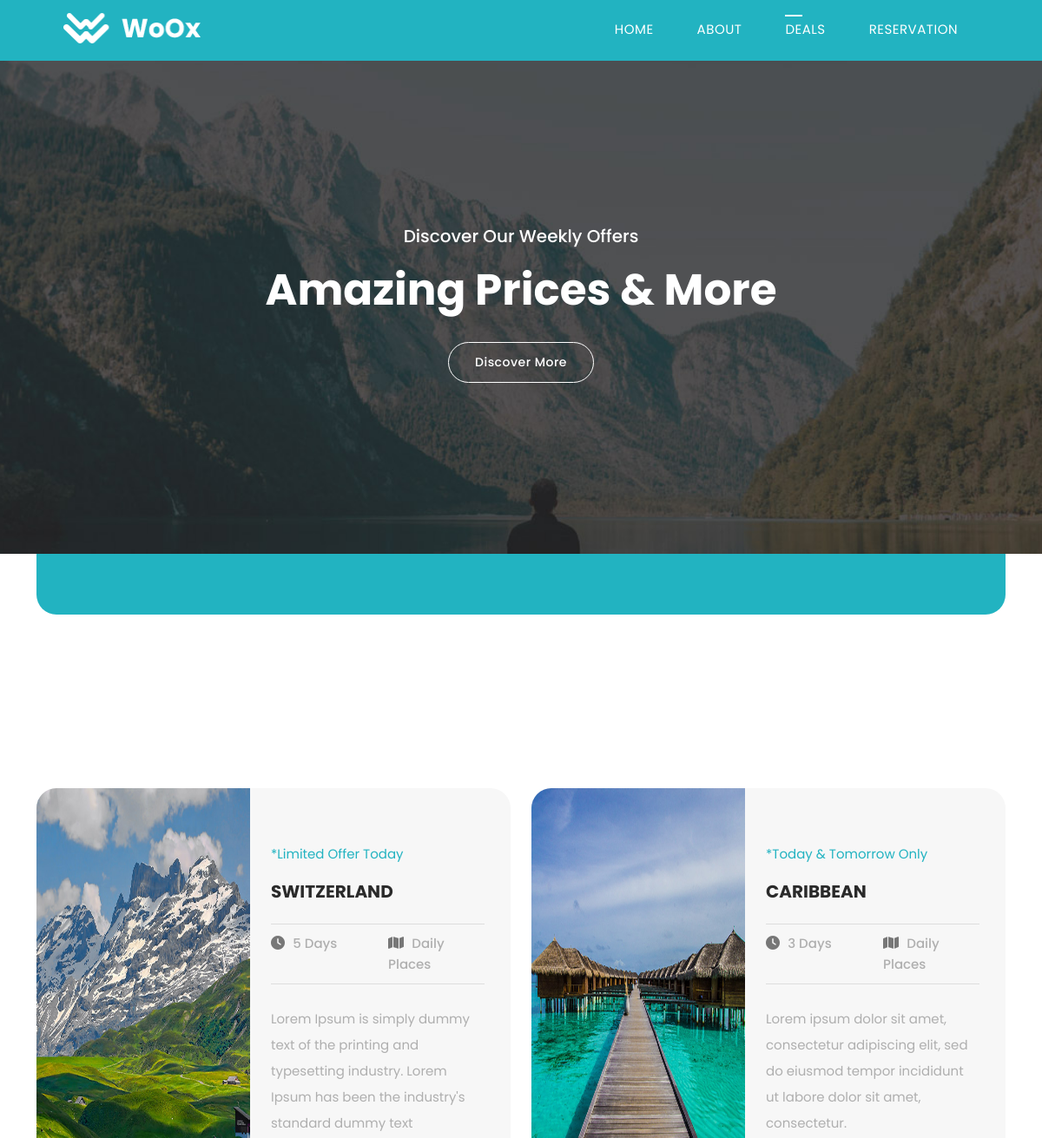
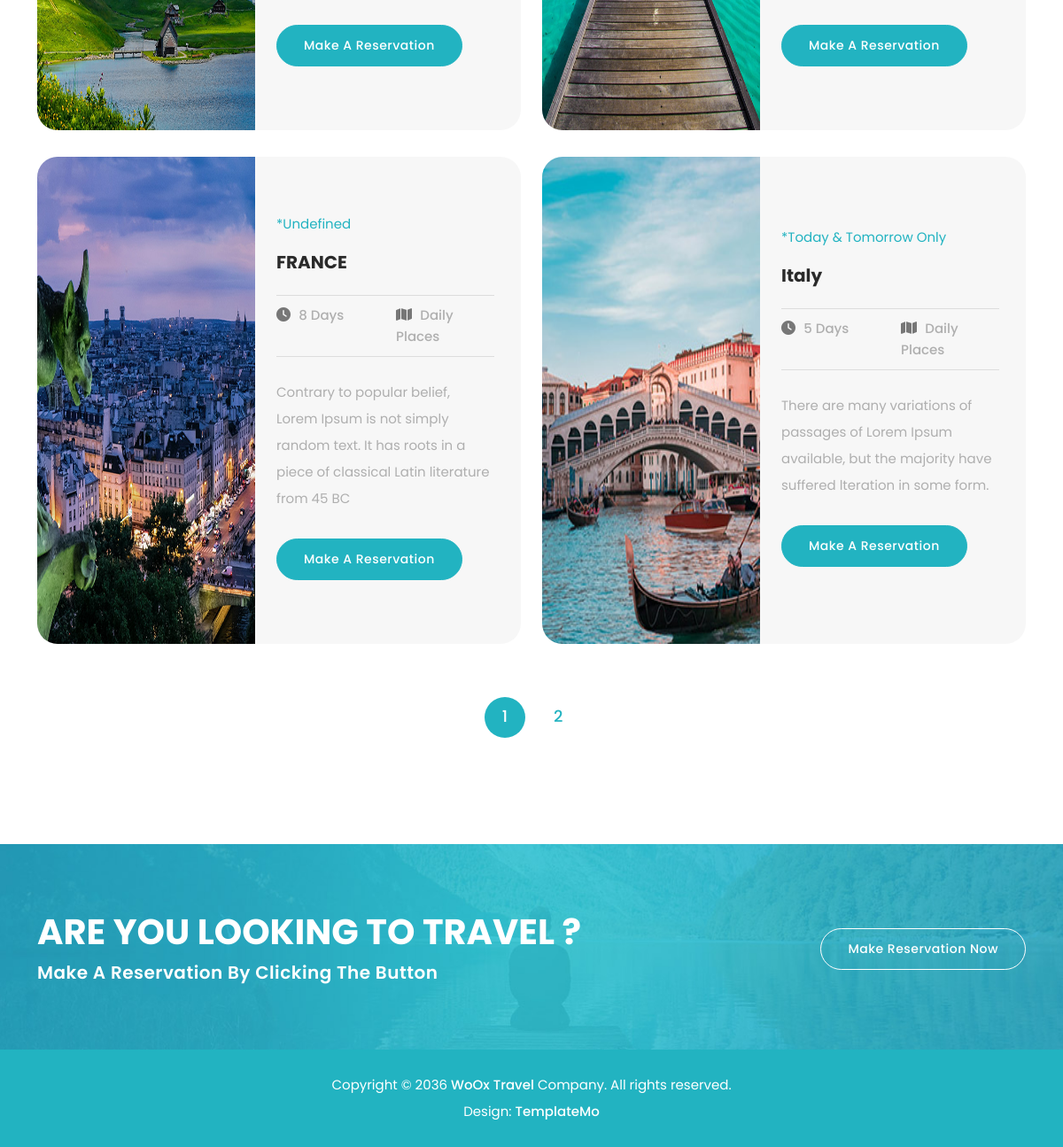
Page /deals on the committed database (2 pictures, top to bottom).
### main/models.py (models this page shows, shortened)
class Header(models.Model):
    img = models.ImageField('Image', upload_to='images')
    path1 = models.CharField('Path 1', max_length=50)
    path2 = models.CharField('Path 2', max_length=50)
    path3 = models.CharField('Path 3', max_length=50)
    path4 = models.CharField('Path 4', max_length=50)
    class Meta:
        verbose_name = 'Header'
        verbose_name_plural = 'Header'

class Deal(models.Model):
    img = models.ImageField('Background Image', upload_to='images')
    title1 = models.CharField('Title 1', max_length=60)
    subtitle = models.CharField('Subtitle', max_length=80)
    btn_name1 = models.CharField('Button Name 1', max_length=40)
    title2 = models.CharField('Title 2', max_length=60)
    text = models.TextField('Text')
    daily = models.CharField('Daily', max_length=50)
    btn_name2 = models.CharField('Button Name 2', max_length=40)
    general_title = models.CharField('Page Title', max_length=50)

class DealContent(models.Model):
    img = models.ImageField('Image', upload_to='images')
    country = models.CharField('Country', max_length=60)
    place = models.CharField('Place', max_length=60)
    text = models.TextField('Text')
    people = models.CharField('People', max_length=30)
    area = models.CharField('Area', max_length=30)
    money = models.CharField('Money', max_length=25)
    title = models.CharField('Title', max_length=60)
    days = models.CharField('Days', max_length=20)
    to_check = models.BooleanField('To Check', blank=True)

class ReservationOffer(models.Model):
    img = models.ImageField('Background Image', upload_to='images')
    title = models.CharField('Title', max_length=50)
    subtitle = models.CharField('Subtitle', max_length=80)
    btn_name = models.CharField('Button Name', max_length=40)

### main/views.py (the view)
# urls.py: path('deals', views.deals, name='deals'),
def deals(request):
    deal = Deal.objects.all()[0]
    deal_content = DealContent.objects.all()
    page = request.GET.get('page')
    num_of_items = 4
    paginator = Paginator(deal_content, num_of_items)
    try:
        deal_content = paginator.page(page)
    except PageNotAnInteger:
        page = 1
        deal_content = paginator.page(page)
    except EmptyPage:
        page = paginator.num_pages
        deal_content = paginator.page(page)
    return render(request, 'main/deals.html', context={
        'link':'deals',
        'header':double_content()[0],
        'deal':deal,
        'deal_content':deal_content,
        'paginator':paginator,
        'reservation_offer':double_content()[1],
        'footer':double_content()[2]
    })

### main/views.py (called while the page is built)
def double_content():
    header = Header.objects.all()[0]
    reservation_offer = ReservationOffer.objects.all()[0]
    footer = Footer.objects.all()[0]
    return [header, reservation_offer, footer]

### main/templates/main/deals.html (shortened to what this page needs)
{% extends 'main/base.html' %}
  {% block body %}
    <div style="background-image: url({{ deal.img.url }});" class="page-heading">
      <div class="container">
        <div class="row">
          <div class="col-lg-12">
            <h4>{{ deal.title1 }}</h4>
            <h2>{{ deal.subtitle }}</h2>
            <div class="border-button"><a href="{% url 'about' %}">{{ deal.btn_name1 }}</a></div>
          </div>
        </div>
      </div>
    </div>
    <div class="search-form">
      <div class="container">
        <div class="row">
          <div class="col-lg-12">
            <form id="search-form" name="gs" method="submit" role="search" action="#">
            </form>
          </div>
        </div>
      </div>
    </div>
    <div class="amazing-deals">
      <div class="container">
        <div class="row">
          <div class="col-lg-6 offset-lg-3">
          </div>
            {% for i in deal_content %}
              <div class="col-lg-6 col-sm-6">
                <div class="item">
                  <div class="row">
                    <div class="col-lg-6">
                      <div class="image">
                        <img style="height: 550px;" src="{{ i.img.url }}" alt="">
                      </div>
                    </div>
                    <div class="col-lg-6 align-self-center">
                      <div class="content">
                        <span class="info">*{{ i.title }}</span>
                        <h4>{{ i.country }}</h4>
                        <div class="row">
                          <div class="col-6">
                            <i class="fa fa-clock"></i>
                            <span class="list">{{ i.days }}</span>
                          </div>
                          <div class="col-6">
                            <i class="fa fa-map"></i>
                            <span class="list">{{ deal.daily }}</span>
                          </div>
                        </div>
                        <p>{{ i.text }}</p>
                        <div class="main-button">
                          <a href="{% url 'reservation' %}">{{ deal.btn_name2 }}</a>
                        </div>
                      </div>
                    </div>
                  </div>
                </div>
              </div>
            {% endfor %}
          <div class="col-lg-12">
            <ul class="page-numbers">
              {% for i in paginator.page_range %}
                {% if i == deal_content.number %}
                  <li class="active"><a href="?page={{ i }}">{{ i }}</a></li>
                {% else %}
                  <li><a href="?page={{ i }}">{{ i }}</a></li>
                {% endif %}
              {% endfor %}
            </ul>
          </div>
        </div>
      </div>
    </div>
    {% include 'inc/_reservation_offer.html' %}
  {% endblock %}

### main/templates/main/base.html (shortened to what this page needs)
{% load static %}
<!DOCTYPE html>
<html lang="en">
  <head>
    <link href="{% static 'vendor/bootstrap/css/bootstrap.min.css' %}" rel="stylesheet">
    <link rel="stylesheet" href="{% static 'assets/css/fontawesome.css' %}">
    <link rel="stylesheet" href="{% static 'assets/css/templatemo-woox-travel.css' %}">
    <link rel="stylesheet" href="{% static 'assets/css/owl.css' %}">
    <link rel="stylesheet" href="{% static 'assets/css/animate.css' %}">
    <link rel="stylesheet"href="https://unpkg.com/swiper@7/swiper-bundle.min.css"/>
  </head>
<body>
  <header class="header-area header-sticky">
    <div class="container">
        <div class="row">
            <div class="col-12">
                <nav class="main-nav">
                    <a href="{% url 'index' %}" class="logo">
                        <img src="{{ header.img.url }}" alt="">
                    </a>
                    <ul class="nav">
                        <li><a href="{% url 'index' %}" class="{% if link == 'index' %}active{% endif %}">{{ header.path1 }}</a></li>
                        <li><a href="{% url 'about' %}" class="{% if link == 'about' %}active{% endif %}">{{ header.path2 }}</a></li>
                        <li><a href="{% url 'deals' %}" class="{% if link == 'deals' %}active{% endif %}">{{ header.path3 }}</a></li>
                        <li><a href="{% url 'reservation' %}" class="{% if link == 'reservation' %}active{% endif %}">{{ header.path4 }}</a></li>
                    </ul>
                </nav>
            </div>
        </div>
    </div>
  </header>
  {% block body %}{% endblock %}
  <footer>
    <div class="container">
      <div class="row">
        <div class="col-lg-12">
          <p>Copyright © 2036 <a href="#">WoOx Travel</a> Company. All rights reserved.
          <br>Design: <a href="https://templatemo.com" target="_blank" title="free CSS templates">TemplateMo</a></p>
        </div>
      </div>
    </div>
  </footer>
  </body>
</html>

### main/templates/inc/_reservation_offer.html
<div style="background-image: url({{ reservation_offer.img.url }});" class="call-to-action">
   <div class="container">
     <div class="row">
       <div class="col-lg-8">
         <h2>{{ reservation_offer.title }}</h2>
         <h4>{{ reservation_offer.subtitle }}</h4>
       </div>
       <div class="col-lg-4">
         <div class="border-button">
           <a href="{% url 'reservation' %}">{{ reservation_offer.btn_name }}</a>
         </div>
       </div>
     </div>
   </div>
</div>

### rows in the picture
Header: img (picture), path1 "HOME", path2 "ABOUT", path3 "DEALS", path4 "RESERVATION"
Deal: img (picture), title1 "Discover Our Weekly Offers", subtitle "Amazing Prices & More", btn_name1 "Discover More", daily "Daily Places", btn_name2 "Make A Reservation"
DealContent: img (picture), title "Limited Offer Today", country "SWITZERLAND", days "5 Days", text "Lorem Ipsum is simply dummy text of the printing and typesetting industry. Lorem Ipsum has been the industry's standard dummy text"
DealContent: img (picture), title "Today & Tomorrow Only", country "CARIBBEAN", days "3 Days", text "Lorem ipsum dolor sit amet, consectetur adipiscing elit, sed do eiusmod tempor incididunt ut labore dolor sit amet, consectetur."
DealContent: img (picture), title "Undefined", country "FRANCE", days "8 Days", text "Contrary to popular belief, Lorem Ipsum is not simply random text. It has roots in a piece of classical Latin literature from 45 BC"
DealContent: img (picture), title "Today & Tomorrow Only", country "Italy", days "5 Days", text "There are many variations of passages of Lorem Ipsum available, but the majority have suffered lteration in some form."
ReservationOffer: img (picture), title "ARE YOU LOOKING TO TRAVEL ?", subtitle "Make A Reservation By Clicking The Button", btn_name "Make Reservation Now"

### other values in the picture
{{ i }} "1"
{{ i }} "2"
